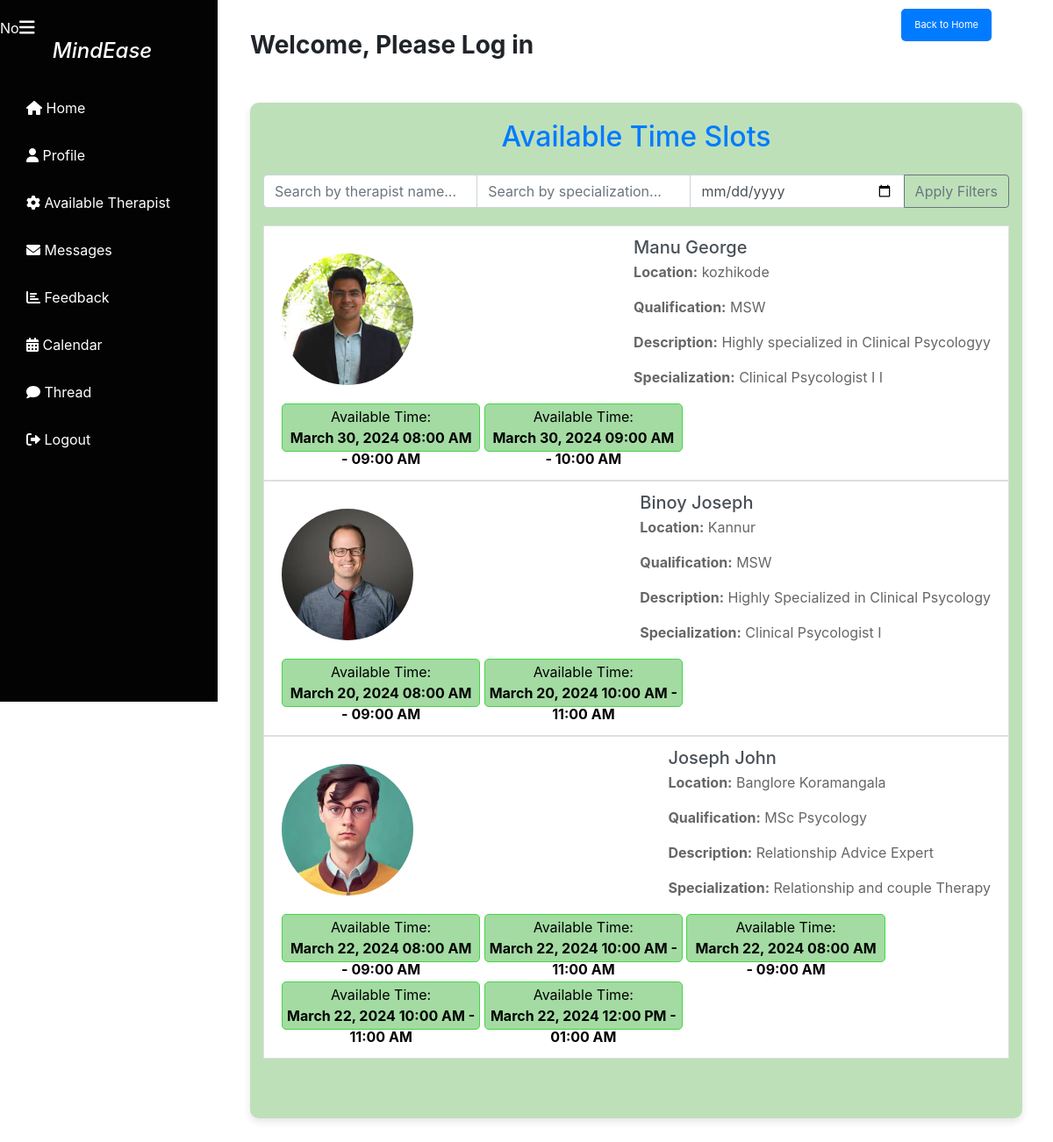
The app's page /view_time_slots/, older data.
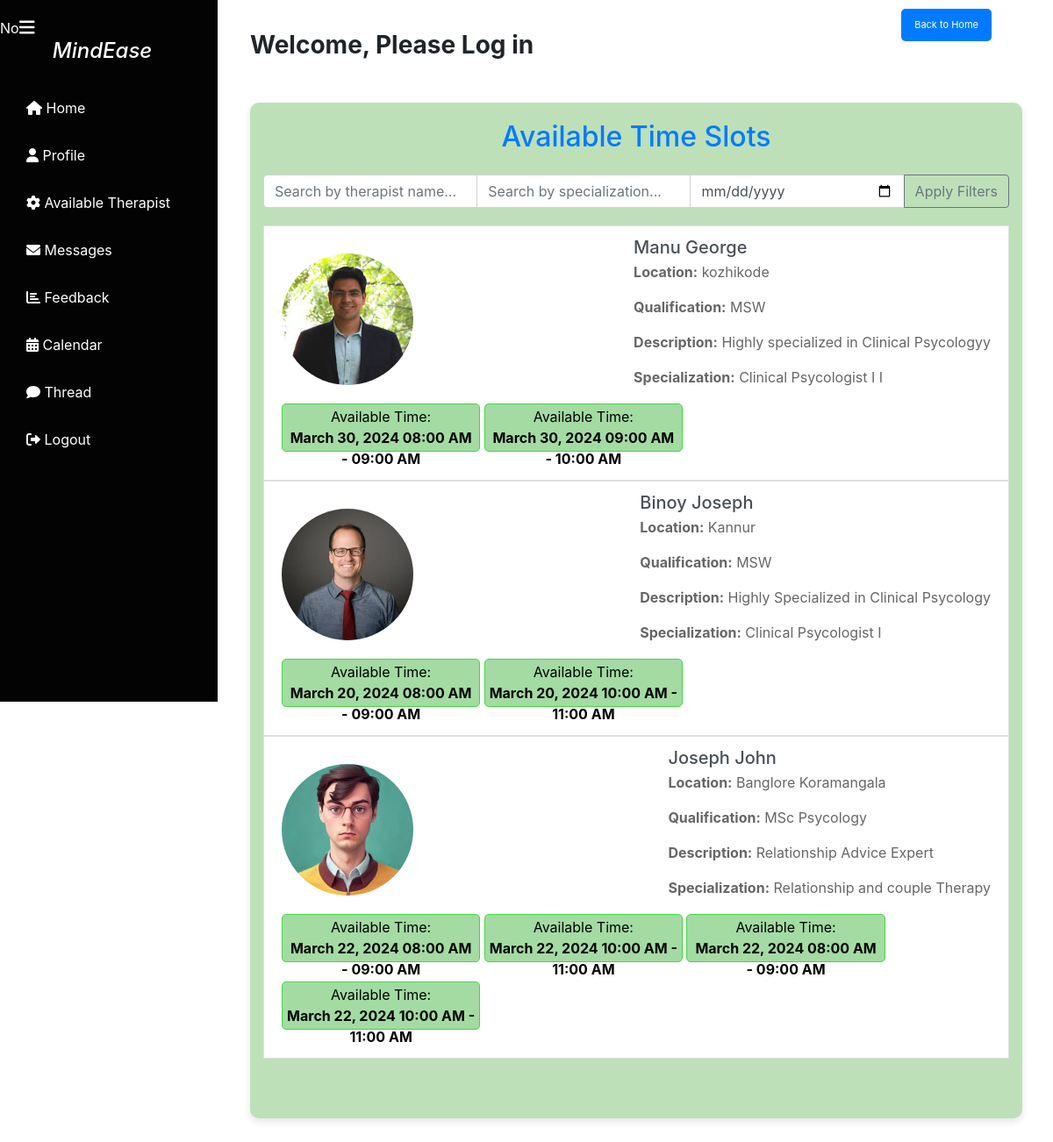
The same page, newer data.
### app1/models.py (models this page shows, shortened)
class User(AbstractUser):
    class Role(models.TextChoices):
        ADMIN = "ADMIN", "Admin"
        THERAPIST = "THERAPIST", "Therapist"
        USER = "USER", "User"
    role = models.CharField(max_length=50, choices=Role.choices)
    phone_number = models.CharField(max_length=15, blank=True, null=True)
    dob = models.DateField(blank=True, null=True)
    location = models.CharField(max_length=255, blank=True, null=True)
    qualification = models.CharField(max_length=255, blank=True, null=True)
    description = models.TextField(blank=True, null=True)
    specialization = models.CharField(max_length=255, blank=True, null=True)
    is_approved = models.BooleanField(default=False)
    is_therapist = models.BooleanField(default=False)
    profile_picture = models.ImageField(upload_to='profile_pics/', blank=True, null=True)

class TimeSlot(models.Model):
    class SessionType(models.TextChoices):
        MORNING = "MORNING", "Morning Session"
        AFTERNOON = "AFTERNOON", "Afternoon Session"
    TIME_SLOTS = [
        ("8-9", "8:00 AM - 9:00 AM"),
        ("9-10", "9:00 AM - 10:00 AM"),
        ("10-11", "10:00 AM - 11:00 AM"),
        ("12-1", "12:00 PM - 1:00 PM"),
        ("1-2", "1:00 PM - 2:00 PM"),
        ("2-3", "2:00 PM - 3:00 PM"),
        ("3-4", "3:00 PM - 4:00 PM"),
    ]
    therapist = models.ForeignKey(User, on_delete=models.CASCADE, related_name='available_time_slots')
    time_slot = models.CharField(max_length=5, choices=TIME_SLOTS, null=True)
    start_time = models.DateTimeField()
    end_time = models.DateTimeField()
    session_type = models.CharField(max_length=50, choices=SessionType.choices, null=True)
    is_booked = models.BooleanField(default=False)

### app1/views.py (the view)
# urls.py: path('view_time_slots/', views.view_time_slots, name='view_time_slots'),
def view_time_slots(request):
    time_slots = TimeSlot.objects.filter(is_booked=False)
    return render(request, 'view_time_slots.html', {'time_slots': time_slots})

### templates/view_time_slots.html (shortened to what the changed rows need)
<!DOCTYPE html>
<html lang="en">
<head>
  <link href="https://cdn.jsdelivr.net/npm/bootstrap@5.3.0/dist/css/bootstrap.min.css" rel="stylesheet">
  <link href="https://cdnjs.cloudflare.com/ajax/libs/font-awesome/6.0.0/css/all.min.css" rel="stylesheet">
<link href="https://cdnjs.cloudflare.com/ajax/libs/font-awesome/6.0.0/css/all.min.css" rel="stylesheet">
</head>
<body>
<div class="wrapper">
  <div id="content">
    <main>
    <!DOCTYPE html>
    <html lang="en">
    <head>
        <link rel="stylesheet" href="https://stackpath.bootstrapcdn.com/bootstrap/4.3.1/css/bootstrap.min.css"
>
    </head>
    <body>
        <div class="main-content container mt-5">
            <h2 class="text-center mb-4">Available Time Slots</h2>
            <head>
                <link href="https://stackpath.bootstrapcdn.com/bootstrap/4.5.2/css/bootstrap.min.css" rel="stylesheet">
            </head>
            <div class="list-group">
              {% regroup time_slots by therapist as therapist_time_slots %}
              {% for therapist_slots in therapist_time_slots %}
                  <div id="therapistSlots{{ therapist_slots.grouper }}">
                      {% if therapist_slots.list %}
                          {% with time_slot=therapist_slots.list.0 %}
                              <a href="#" class="list-group-item list-group-item-action" data-toggle="modal" data-target="#confirmationModal{{ time_slot.therapist.id }}" data-date="{{ time_slot.start_time|date:'Y-m-d' }}">
                                  <div class="d-flex w-100 justify-content-between align-items-center">
                                      {% if time_slot.therapist.profile_picture %}
                                          <img class="profile-picture" src="{{ time_slot.therapist.profile_picture.url }}" alt="Profile Picture">
                                      {% endif %}
                                      <div>
                                          <h5 class="mb-1">{{ time_slot.therapist.first_name }} {{ time_slot.therapist.last_name }}</h5>
                                          <p><strong>Location:</strong> {{ time_slot.therapist.location }}</p>
                                          <p><strong>Qualification:</strong> {{ time_slot.therapist.qualification }}</p>
                                          <p><strong>Description:</strong> {{ time_slot.therapist.description }}</p>
                                          <p><strong>Specialization:</strong> {{ time_slot.therapist.specialization }}</p>
                                      </div>
                                  </div>
                              {% for time_slot in therapist_slots.list %}
                                  <button class="time-slot-btn" data-toggle="modal" data-target="#confirmationModal{{ time_slot.id }}" data-date="{{ time_slot.start_time|date:'Y-m-d' }}">
                                      Available Time: <br>
                                      <strong>{{ time_slot.start_time|date:'F d, Y h:i A' }} - {{ time_slot.end_time|date:'h:i A' }}</strong>
                                  </button>
                              {% endfor %}
                          {% endwith %}
                        </a>
                      {% endif %}
                  </div>
              {% endfor %}
          </div>
    </body>
    </html>
<br>
<br>
    </main>
  </div>
</div>
</body>
</html>

Row changes from the older to the newer data that the page shows:
changed User "John": loses TimeSlot (start_time "March 22, 2024 12:00 PM", end_time "01:00 AM")
